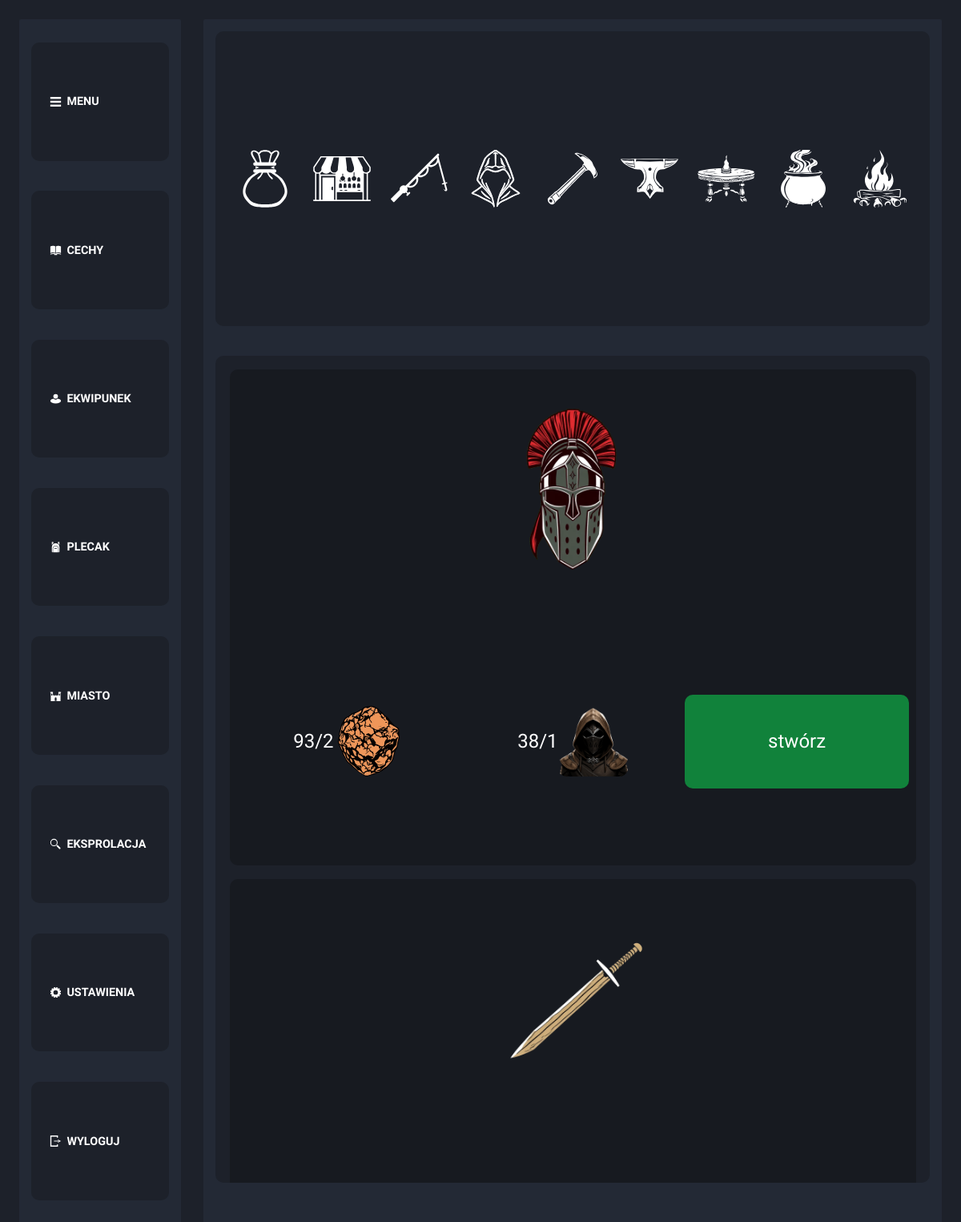
/city/blacksmith.php (signed in), run on the app's committed database.
### tables this page shows
CREATE TABLE `recipes` (
  `RID` int(11) NOT NULL,
  `type` text NOT NULL,
  `Item_ID` int(11) NOT NULL,
  `lvl` int(11) NOT NULL,
  `ingredient_1` int(11) NOT NULL DEFAULT 0,
  `ingredient_1a` int(11) NOT NULL DEFAULT 0,
  `ingredient_2` int(11) NOT NULL DEFAULT 0,
  `ingredient_2a` int(11) NOT NULL DEFAULT 0,
  `ingredient_3` int(11) NOT NULL DEFAULT 0,
  `ingredient_3a` int(11) NOT NULL DEFAULT 0
);

CREATE TABLE `items` (
  `ID` int(11) NOT NULL,
  `type` varchar(255) NOT NULL,
  `name` varchar(255) NOT NULL,
  `description` varchar(255) NOT NULL,
  `image` varchar(255) NOT NULL,
  `price` int(11) NOT NULL,
  `P_dmg` int(11) NOT NULL DEFAULT 0,
  `S_dmg` int(11) NOT NULL DEFAULT 0,
  `B_dmg` int(11) NOT NULL DEFAULT 0,
  `A_s` int(11) NOT NULL DEFAULT 0,
  `F_dmg` int(11) NOT NULL DEFAULT 0,
  `I_dmg` int(11) NOT NULL DEFAULT 0,
  `E_dmg` int(11) NOT NULL DEFAULT 0,
  `P_def` int(11) NOT NULL DEFAULT 0,
  `S_def` int(11) NOT NULL DEFAULT 0,
  `B_def` int(11) NOT NULL DEFAULT 0,
  `F_def` int(11) NOT NULL DEFAULT 0,
  `I_def` int(11) NOT NULL DEFAULT 0,
  `E_def` int(11) NOT NULL DEFAULT 0,
  `ADD_def` int(11) NOT NULL DEFAULT 0,
  `ADD_atk` int(11) NOT NULL DEFAULT 0,
  `ADD_hp` int(11) NOT NULL DEFAULT 0,
  `weapon_type` text NOT NULL DEFAULT 'none',
  `equipable` tinyint(1) NOT NULL DEFAULT 0
);

CREATE TABLE `inventory` (
  `SID` int(11) NOT NULL,
  `user_ID` int(11) NOT NULL,
  `Item_ID` int(11) NOT NULL,
  `quantity` int(11) NOT NULL
);

### city/blacksmith.php (the view, shortened to what this page needs)
<!DOCTYPE html>
<html lang="en">
<head>
    <link rel="stylesheet" href="style_craft.css">
</head>
<body>
<aside id="menu">
        <section class="menu" onclick="hide()">
            <div class="menu_icon"><img src="../icons/menu.svg" alt=""></div>
            <div class="menu_text">MENU</div>
        </section>
        <section class="menu" onclick="character()">
            <div class="menu_icon"><img src="../icons/skill.svg" alt=""></div>
            <div class="menu_text">CECHY</div>
        </section>
        <section class="menu" onclick="equipment()">
            <div class="menu_icon"><img src="../icons/equipment.svg" alt=""></div>
            <div class="menu_text">EKWIPUNEK</div>
        </section>
        <section class="menu" onclick="backpack()">
            <div class="menu_icon"><img src="../icons/backpack.svg" alt=""></div>
            <div class="menu_text">PLECAK</div>
        </section>
        <section class="menu" onclick="city()">
            <div class="menu_icon"><img src="../icons/city.svg" alt=""></div>
            <div class="menu_text">MIASTO</div>
        </section>
        <section class="menu" onclick="exploration()">
            <div class="menu_icon"><img src="../icons/explor.svg" alt=""></div>
            <div class="menu_text">EKSPROLACJA</div>
        </section>
        <section class="menu" onclick="settings()">
            <div class="menu_icon"><img src="../icons/settings.svg" alt=""></div>
            <div class="menu_text">USTAWIENIA</div>
        </section>
        <section class="menu" onclick="logout()">
            <div class="menu_icon"><img src="../icons/logout.svg" alt=""></div>
            <div class="menu_text">WYLOGUJ</div>
        </section>
    </aside>
    <main id="glowny">
        <section class="header">
            <section><img src="../icons/merchant.svg" alt="market" onclick="merchant()"></section>
            <section><img src="../icons/market.svg" alt="market" onclick="market()"></section>
            <section><img src="../icons/fishing.svg" alt="market"onclick="fishing()"></section>
            <section><img src="../icons/hood.svg" alt="market" onclick="sneak()"></section>
            <section><img src="../icons/pickaxe.svg" alt="market" onclick="mine()"></section>
            <section><img src="../icons/anvil.svg" alt="market"onclick="blacksmith()"></section>
            <section><img src="../icons/enchant.svg" alt="market"onclick="magic()"></section>
            <section><img src="../icons/alchemy.svg" alt="market"onclick="alchemy()"></section>
            <section><img src="../icons/cook.svg" alt="market"onclick="cook()"></section>
        </section>
        <section class="location">
        <?php
            $connect=mysqli_connect("localhost","root","","rpg");
            $sql="SELECT * FROM skill WHERE ID={$_SESSION["LOG-IN"]}";
            $resoult=mysqli_query($connect,$sql);
            $row=mysqli_fetch_assoc($resoult);
            $lvl=$row['SMITHING'];
            $sql="SELECT * FROM recipes JOIN items ON items.ID=recipes.Item_ID WHERE lvl<={$lvl} AND recipes.type='SMITHING' ORDER BY lvl";
            $resoult=mysqli_query($connect,$sql);
            while($row=mysqli_fetch_assoc($resoult))
            {
                echo"
                    <section class='source'>
                        <section class='item'>
                        <img src='../items/{$row['image']}'>
                        </section>
                        <section class='ingridients'>";
                        $dane=$row['RID'].",";
                        if($row['ingredient_1']!=0)
                        {
                            $dane.=$row['ingredient_1'];
                            $dane.=",";
                            $dane.=$row['ingredient_1a'];
                            $sqls="SELECT * FROM items WHERE ID={$row['ingredient_1']}";
                            $resoults=mysqli_query($connect,$sqls);
                            $rows=mysqli_fetch_assoc($resoults);
                            $image=$rows['image'];
                            $quantity=0;
                            $sqls="SELECT * FROM inventory WHERE Item_ID={$row['ingredient_1']} AND inventory.user_ID={$_SESSION['LOG-IN']};";
                            $resoults=mysqli_query($connect,$sqls);
                            if(mysqli_num_rows($resoults)==1)
                            {
                                $rows=mysqli_fetch_assoc($resoults);
                                $quantity=$rows['quantity'];
                            }
                            echo "<span class='ingredient'><span class='material{$row['ingredient_1']}'>{$quantity}</span>/{$row['ingredient_1a']} <img src='../items/{$image}' alt=''></span>";
                        }
                        else
                            $dane.="0,0";
                        if($row['ingredient_2']!=0)
                        {
                            $dane.=",";
                            $dane.=$row['ingredient_2'];
                            $dane.=",";
                            $dane.=$row['ingredient_2a'];
                            $sqls="SELECT * FROM items WHERE ID={$row['ingredient_2']}";
                            $resoults=mysqli_query($connect,$sqls);
                            $rows=mysqli_fetch_assoc($resoults);
                            $image=$rows['image'];
                            $quantity=0;
                            $sqls="SELECT * FROM inventory WHERE Item_ID={$row['ingredient_2']} AND inventory.user_ID={$_SESSION['LOG-IN']};";
                            $resoults=mysqli_query($connect,$sqls);
                            if(mysqli_num_rows($resoults)==1)
                            {
                                $rows=mysqli_fetch_assoc($resoults);
                                $quantity=$rows['quantity'];
                            }
                            echo "<span class='ingredient'><span class='material{$row['ingredient_2']}'>{$quantity}</span>/{$row['ingredient_2a']} <img src='../items/{$image}' alt=''></span>";
                        }
                        else
                            $dane.=",0,0";
                        if($row['ingredient_3']!=0)
                        {
                            $dane.=",";
                            $dane.=$row['ingredient_3'];
                            $dane.=",";
                            $dane.=$row['ingredient_3a'];
                            $sqls="SELECT * FROM items WHERE ID={$row['ingredient_3']}";
                            $resoults=mysqli_query($connect,$sqls);
                            $rows=mysqli_fetch_assoc($resoults);
                            $image=$rows['image'];
                            $quantity=0;
                            $sqls="SELECT * FROM inventory WHERE Item_ID={$row['ingredient_3']} AND inventory.user_ID={$_SESSION['LOG-IN']}";
                            $resoults=mysqli_query($connect,$sqls);
                            if(mysqli_num_rows($resoults)==1)
                            {
                                $rows=mysqli_fetch_assoc($resoults);
                                $quantity=$rows['quantity'];
                            }
                            echo "<span class='ingredient'><span class='material{$row['ingredient_3']}'>{$quantity}</span>/{$row['ingredient_3a']} <img src='../items/{$image}' alt=''></span>";
                        }
                        else
                            $dane.=",0,0";
                echo"
                            <span class='create' onclick='craft({$dane})'>stwórz</span>
                        </section>
                    </section>
                ";
            }
        ?>
        </section>
    </main>
</body>
</html>

### city/style_craft.css (style rules this page uses)
body,html { padding: 0; margin: 0; width: 100%; height: 100%; }
* { font-family: "Comfortaa", Verdana, Geneva, Tahoma, sans-serif; color: white; font-size: 2svw; transition: 1s ease; border-radius: 10px; }
body { display: flex; flex-wrap: wrap; background-color: #1d212a; box-sizing: border-box; padding: 2%; overflow: hidden; }
main { width: 80%; height: 100%; background-color: #232935; border: 3px #232935 solid; border-radius: 2px; transition: 1s ease; padding: 1%; display: flex; box-sizing: border-box; flex-wrap: wrap; position: relative; animation:normal 3s main; }
aside { right: 0%; width: 17.5%; margin-right: 2.5%; height: 100%; background-color: #232935; box-sizing: border-box; border: 3px #232935 solid; border-radius: 2px; transition: 1s ease; display: flex; flex-wrap: wrap; padding: 1%; align-items: center; }
.menu { display: flex; align-items: center; justify-content: center; width: 100%; margin-bottom: 5%; height: 10%; background-color: #1d212a; overflow: hidden; box-sizing: border-box; padding: 10%; transition: 0.5s ease; }
.menu:last-child { margin-bottom: 0px; }
span { text-align: center; }
.menu_icon>img { width: 70%; aspect-ratio: 1; }
.menu>div { opacity: 1; display: flex; align-items: center; transition: 1s ease; height: 100%; }
.menu_icon { width: 20%; justify-content: center; }
.menu_text { width: 80%; justify-content: left; font-size: 1.2svw; font-weight: bold; color: white; }
.header { width: 100%; height: 25%; background-color: #1d212a; justify-content: center; box-sizing: border-box; display: flex; flex-wrap: wrap; justify-content: center; align-items: center; }
.header>section { width: 6svw; height: 6svw; margin: 0 1svw; aspect-ratio: 1; }
.header>section>img { height: 100%; width: 100%; }
.location { height: 70%; background-color: #1d212a; width: 100%; padding: 0 2%; box-sizing: border-box; overflow-y: auto; overflow-x:hidden; }
.source { box-sizing: border-box; margin: 2% 0; height: 60%; width: 100%; background-color: #171a20; align-items: center; justify-content: center; display: flex; flex-wrap: wrap; }
.ingridients,.item { width: 100%; height: 50%; padding: 1%; box-sizing: border-box; align-items: center; justify-content: center; display: flex; }
.ingredient { height: 100%; width: 50%; display: flex; flex-wrap: wrap; justify-content: center; align-items: center; }
.ingredient>img { height: 30%; }
.item>img { height: 80%; }
.create { display: flex; background-color: #11823b; justify-content: center; align-items: center; width: 50%; height: 40%; }

### data on the page
recipes: Item_ID.image (picture), inventory.quantity "93", ingredient_1a "2", items.image (picture), inventory.quantity "38", ingredient_2a "1"
recipes: Item_ID.image (picture)
